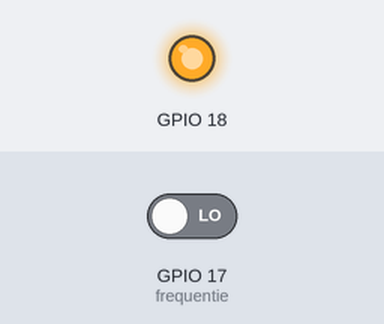
Bench run of a program on a simulated Raspberry Pi (BCM pin numbers). Parts: output pins drawn as LEDs (lit = HIGH). Inputs (shaded band) come from the test bench; at power-on: GPIO 17 (frequentie) LOW. What the program prints to the terminal is not drawn. At 25.4 s the program stops and its outputs stay as they are.

Above: at 0.1 s.
Timing chart, 0 to 1.8 s (numbered marks = the images above):
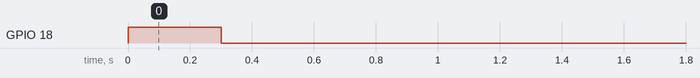

The program:

gpio_eerstedoorloop_readwrite.py
```python
import RPi.GPIO as GPIO
import time


GPIO.setmode(GPIO.BCM)
GPIO.setup(18, GPIO.OUT)
GPIO.setup(17, GPIO.IN, pull_up_down=GPIO.PUD_DOWN)

GPIO.output(18, GPIO.HIGH)
time.sleep(0.3)
GPIO.output(18, GPIO.LOW)

def ledje_laten_branden(pin):
	GPIO.output(pin, GPIO.HIGH)

def ledje_stoppen_branden(pin):
	GPIO.output(pin, GPIO.LOW)

led1 = 18
checkit = True
x = 0
while checkit:
	frequentie = GPIO.input(17)
	print("step: "+str(x)+" ingedrukt: "+str(frequentie))
	x = x+1
	if frequentie == 1 :
		ledje_laten_branden(led1)
	else:
		ledje_stoppen_branden(led1)
	time.sleep(0.05)
	if(x == 500):
		checkit = False


GPIO.cleanup()
```
